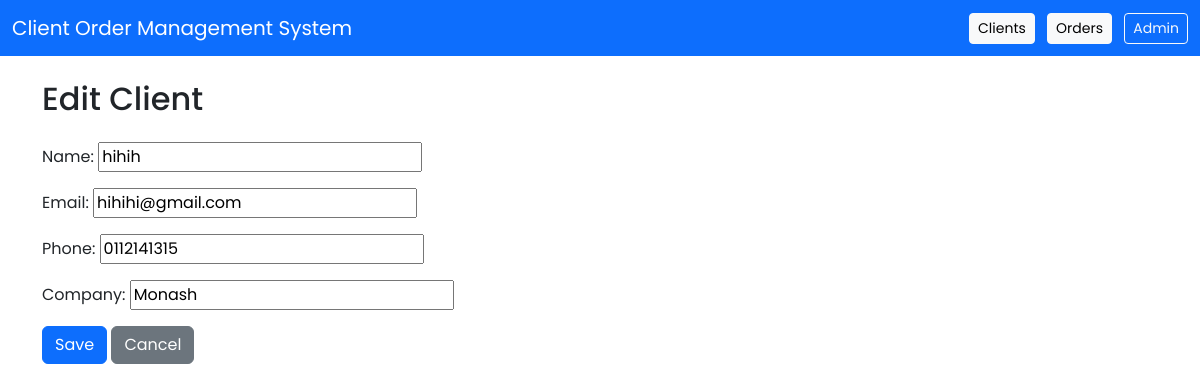
The page /clients/3/edit/ (signed in) on the database its author committed.
### core/models.py (models this page shows, shortened)
class Client(models.Model):
    name = models.CharField(max_length=100)
    email = models.EmailField()
    phone = models.CharField(max_length=20)
    company = models.CharField(max_length=100)
    created_at = models.DateTimeField(auto_now_add=True)

### core/views.py (the view)
# urls.py: path('clients/<int:pk>/edit/', views.ClientUpdateView.as_view(), name='client-edit'),
@method_decorator(login_required, name='dispatch')
class ClientUpdateView(UpdateView):
    model = Client
    form_class = ClientForm
    template_name = 'core/client_form.html'
    success_url = reverse_lazy('client-list')

### core/forms.py
class ClientForm(forms.ModelForm):
    class Meta:
        model = Client
        fields = ['name', 'email', 'phone', 'company']

### core/templates/core/client_form.html (shortened to what this page needs)
{% extends "base.html" %}
{% block content %}
<h2 class="mb-4">{% if form.instance.pk %}Edit Client{% else %}Add Client{% endif %}</h2>
<form method="post">
  {{ form.as_p }}
  <button type="submit" class="btn btn-primary">Save</button>
  <a href="{% url 'client-list' %}" class="btn btn-secondary">Cancel</a>
</form>
{% endblock %}

### core/templates/base.html (style rules this page uses)
body { font-family: 'Poppins', sans-serif; }

### rows shown on the page
Client: name "hihih", email "hihihi@gmail.com", phone "0112141315", company "Monash"
